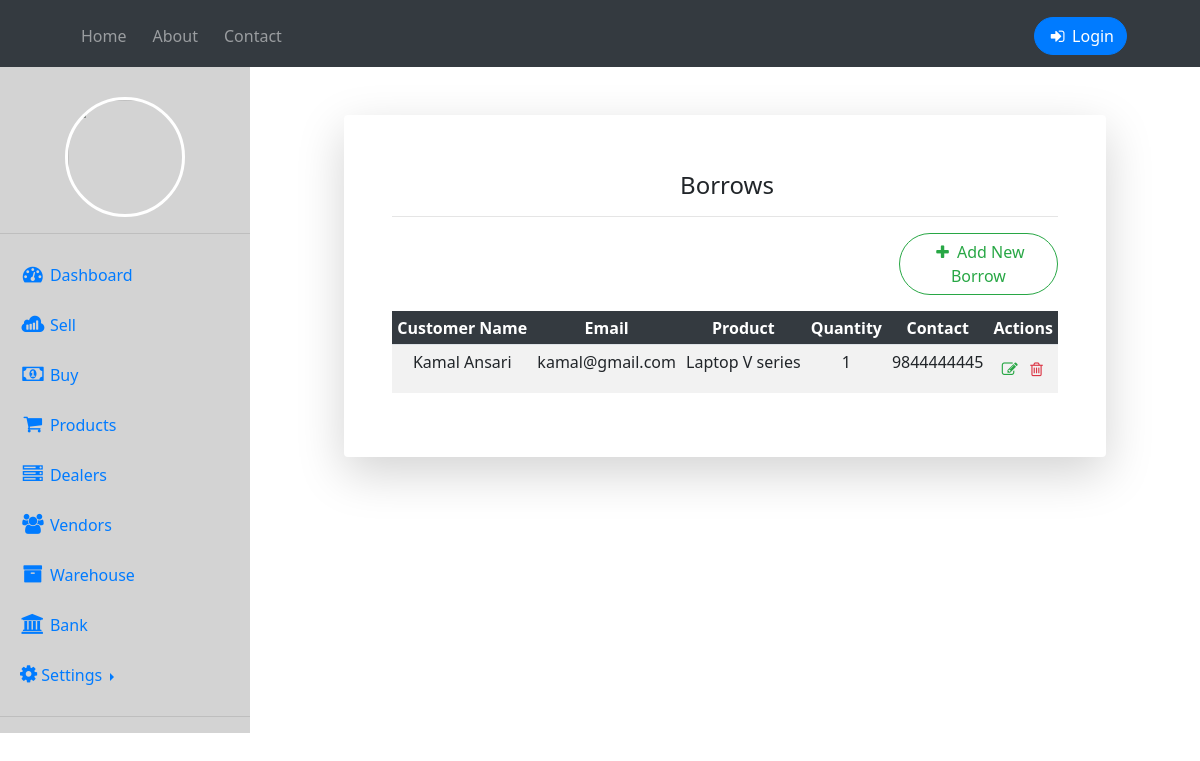
/buy, run on the app's committed database.
### home/models.py (models this page shows, shortened)
class Buy(models.Model):
    name = models.CharField(max_length=50)
    quantity = models.IntegerField()
    pname = models.CharField(max_length=50)
    email = models.EmailField(max_length=50)
    contact = models.IntegerField()
    address = models.CharField(max_length=50)
    desc = models.TextField()

### home/views.py (the view)
# urls.py: path('buy',views.buy, name="buy"),
def buy(request):
        contents = Buy.objects.all()
        return render(request, 'buy.html', {'contents' : contents})

### templates/buy.html (shortened to what this page needs)
{% extends 'dashboard.html' %}
{% block body %}
<div class="container">
    <div class="row justify-content-center">
      <div class="col-xl-10 col-lg-12 col-md-9">
        <div class="card o-hidden border-0 shadow-lg my-5">
          <div class="card-body p-0">
            <form class="container p-5">
            <div class="text-center mt-2 mb-2">
                <h1 class="h4 text-gray-900 mb-2 mt-0 ml-1">Borrows</h1>
                <hr>
              </div>
              <div class="form-row">
                <div class="form-group col-md-3">
                </div>
                <div class="form-group col">
                </div>
                <div class="form-group col-md-3">
                    <a href='/addbuy' class="btn btn-outline-success "><i class="fa fa-plus fa-fw" aria-hidden="true"></i> Add New Borrow</a>
                </div>
                </div>
            <table class="table table-striped table-borderless table-sm">
                <thead class="thead-dark border-bottom">
                <tr align="center">
                    <th>Customer Name</th>
                    <th>Email</th>
                    <th>Product</th>
                    <th>Quantity</th>
                    <th>Contact</th>
                    <th>Actions</th>
                </tr>
                </thead>
                {% for content in contents %}
                <tr align="center">
                    <td>{{ content.name }}</td>
                    <td>{{ content.email }}</td>
                    <td>{{ content.pname }}</td>
                    <td>{{ content.quantity }}</td>
                    <td>{{ content.contact }}</td>
                    <td>
                        <a href="{% url 'editbuy' content.id %}"><span class="btn text-success px-0"><i class="fa fa-pencil-square-o fa-fw" aria-hidden="true"></i></span></a>
                        <a href="{% url 'deletebuy' content.id %}"><span class="btn text-danger px-0"><i class="fa fa-trash-o fa-fw" aria-hidden="true"></i></span></a>
                    </td>
                </tr>
                {% endfor %}
            </table>
        </form>
        </div>
        </div>
        </div>
        </div>
        </div>
{% endblock body %}

### templates/dashboard.html (style rules this page uses)
* { padding: 0; margin: 0; text-decoration: none; list-style: none; box-sizing: border-box; font-family: 'Segoe UI', Tahoma, Geneva, Verdana, sans-serif; }
.btn { border-radius: 50px; }

### data on the page
Buy: name "Kamal Ansari", email "kamal@gmail.com", pname "Laptop V series", quantity "1", contact "9844444445"
